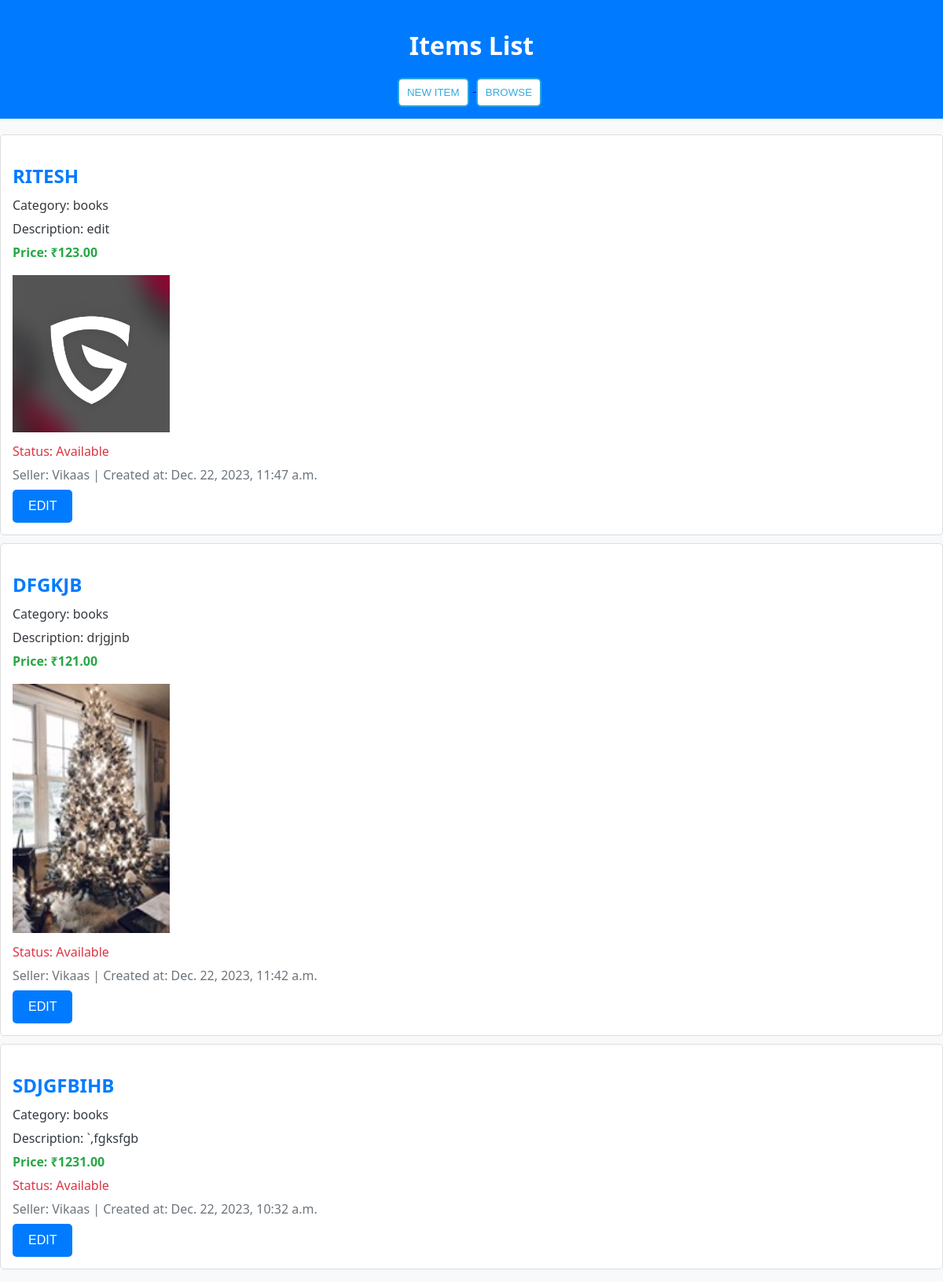
/dashboard/ (signed in), run on the app's committed database.
### G2k23/models.py (models this page shows, shortened)
class Item(models.Model):
    Category=models.ForeignKey(Category,related_name='items',on_delete=models.CASCADE)
    name = models.CharField(max_length=255)
    slug = AutoSlugField(populate_from='name')
    description = models.TextField(blank=True, null=True)
    price = models.DecimalField(max_digits=6,decimal_places=2)
    image = models.ImageField(upload_to='upload/', blank=True, null=True)
    is_sold=models.BooleanField(default=False)
    created_by=models.ForeignKey(User,related_name="items",on_delete=models.CASCADE)
    created_at=models.DateTimeField(auto_now_add=True)
    class Meta:
        ordering = ('-created_at',)

class Category(models.Model):
    name = models.CharField(max_length=255)
    slug = AutoSlugField(populate_from='name')
    class Meta:
        ordering = ('name',)
        verbose_name_plural = 'Categories'

### ecommerce/views.py (the view)
# urls.py: path('dashboard/',views.dashboard,name='dashboard'),
def dashboard(request):
    try:
        if request.user.is_authenticated:
            item=Item.objects.filter(created_by_id=request.user.id)
            data={"items": item}
            return render(request, 'dashboard.html', data)
        else:
            return redirect(f"/login/")
    except Exception as e:
            print('except box', e , "\n\n\n")

### templates/dashboard.html (shortened to what this page needs)
<!DOCTYPE html>
<html lang="en">
<head>
</head>
<body>
<header>
    <h1>Items List</h1>
    <a href="{% url 'newitem' %}" >
        <button class="join-button" > NEW ITEM </button>
    </a>
    <a href="{% url 'browse' %}" >
        <button class="join-button" > BROWSE </button>
    </a>
</header>
{% if items %}
    <ul>
        {% for item in items %}
            <li>
                <h2>{{ item.name }}</h2>
                <p>Category: {{ item.Category.name }}</p>
                <p>Description: {{ item.description }}</p>
                <p class="price">Price: &#x20B9;{{ item.price }}</p>
                {% if item.image %}
                    <img src="{{ item.image.url }}" alt="{{ item.name }} Image" width="200" height="150">
                {% endif %}
                <p class="is-sold">Status: {% if item.is_sold %}Sold{% else %}Available{% endif %}</p>
                <p class="created-info">Seller: {{ item.created_by.first_name.title }} | Created at: {{ item.created_at }}</p>
                <a href="/edit/{{item.slug}}" >
                <button class="contact-button">EDIT</button>
                </a>
            </li>
        {% endfor %}
    </ul>
{% else %}
    <p class="no-items">No items available.</p>
{% endif %}
</body>
</html>

### templates/dashboard.html (style rules this page uses)
body { font-family: 'Segoe UI', Tahoma, Geneva, Verdana, sans-serif; margin: 0; padding: 0; background-color: #f8f9fa; color: #343a40; }
header { background-color: #007BFF; padding: 15px; text-align: center; color: #ffffff; margin-bottom: 20px; }
h1 { font-size: 2em; margin-bottom: 20px; }
ul { list-style: none; padding: 0; }
li { border: 1px solid #ddd; margin: 10px 0; padding: 15px; border-radius: 5px; background-color: #ffffff; }
h2 { color: #007BFF; margin-bottom: 10px; }
p { margin: 8px 0; }
img { max-width: 100%; height: auto; margin-top: 10px; }
.contact-button { background-color: #007BFF; color: #ffffff; padding: 12px 20px; border: none; border-radius: 5px; cursor: pointer; font-size: 16px; transition: background-color 0.3s ease; }
.price { font-weight: bold; color: #28a745; }
.is-sold { color: #dc3545; }
.created-info { color: #6c757d; }
.join-button { background-color:white; color:rgb(51, 171, 226); border-color:rgb(42, 165, 226); border-style:solid; padding-top:9px; padding-left:10px; padding-bottom:9px ; padding-right:10px; border-radius: 6px; cursor:pointer; margin-right:5px; transition: background-color 1s, color 1s , padding-left 1s, padding-right 1s, padding-top 1s, padding-bottom 1s; vertical-align: top; }

### data on the page
Item: name "RITESH", Category.name "books", description "edit", price "123.00", image (picture), is_sold "Available", created_by.first_name "Vikaas", created_at "Dec. 22, 2023, 11:47 a.m."
Item: name "DFGKJB", Category.name "books", description "drjgjnb", price "121.00", image (picture), is_sold "Available", created_by.first_name "Vikaas", created_at "Dec. 22, 2023, 11:42 a.m."
Item: name "SDJGFBIHB", Category.name "books", description "`,fgksfgb", price "1231.00", is_sold "Available", created_by.first_name "Vikaas", created_at "Dec. 22, 2023, 10:32 a.m."
